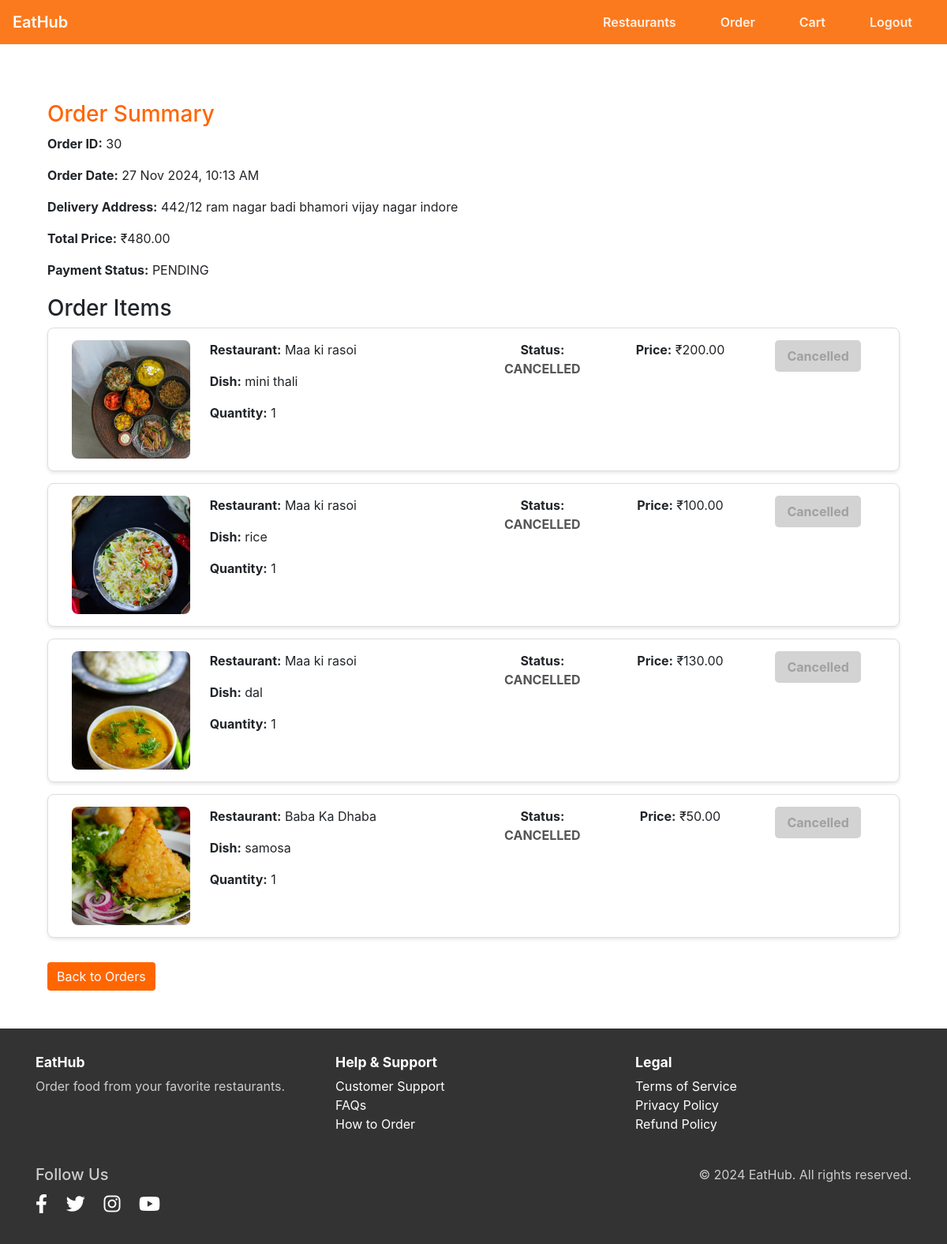
Page /order_detail/30/ (signed in) on the committed database.
### customer/models.py (models this page shows)
class Order(models.Model):
    PAYMENT_STATUS_CHOICES = [
        ('PENDING', 'Pending'),
        ('SUCCESS', 'Success'),
        ('REFUNDED', 'Refunded'),
    ]
    customer = models.ForeignKey(Customer, on_delete=models.CASCADE)
    order_date = models.DateTimeField(auto_now_add=True)
    is_delivered = models.BooleanField(default=False)
    delivery_address = models.TextField()
    total_price = models.DecimalField(max_digits=10, decimal_places=2)
    payment_status = models.CharField(max_length=10, choices=PAYMENT_STATUS_CHOICES, default='PENDING')
    payment_intent_id = models.CharField(max_length=250, blank=True, null=True)
    order_receipt = models.FileField(upload_to='order_recipt_pdf/', blank=True, null=True)

class OrderItem(models.Model):
    ORDER_STATUS_CHOICES = [
        ('PLACED', 'Placed'),
        ('ACCEPT', 'Accept'),
        ('ON_THE_WAY', 'On_the_way'),
        ('DELIVERED', 'Delivered'),
        ('CANCELLED', 'Cancelled'),
    ]
    customer = models.ForeignKey(Customer, on_delete= models.CASCADE)
    restaurant = models.ForeignKey(Restaurant, on_delete=models.SET_NULL, null=True)
    order = models.ForeignKey(Order, on_delete=models.CASCADE)
    item = models.ForeignKey(CartItem, on_delete=models.SET_NULL, null=True)
    item_price = models.DecimalField(max_digits=10, decimal_places=2)
    quantity = models.IntegerField()
    item_image = models.ImageField(upload_to='order_item_images/', blank=True, null=True)
    item_name = models.CharField(max_length=100, default='item')
    order_status = models.CharField(max_length=10, choices=ORDER_STATUS_CHOICES, default='PLACED')

### Restaurants/models.py (models this page shows, shortened)
class Restaurant(models.Model):
    CUISINE_CHOICES = [('Italian', 'Italian'), ('Chinese', 'Chinese'), ('Indian', 'Indian')]
    owner = models.ForeignKey(RestaurantOwner, on_delete=models.CASCADE)
    name = models.CharField(max_length=100)
    email = models.EmailField(max_length=50)
    location = models.TextField(max_length=50)
    cuisine_type = models.CharField(max_length=50, choices=CUISINE_CHOICES)
    open_at = models.TimeField()
    close_at = models.TimeField()
    contact_info = models.CharField(max_length=100)
    restaurant_img = models.ImageField(upload_to='restaurant_images/', blank=True, null=True)
    avg_rating = models.FloatField(default=0.0)

### customer/views.py (the view)
# urls.py: path('order_detail/<int:order_id>/', views.order_detail, name='order_detail'),
@login_required(login_url='login')
def order_detail(request, order_id):
    if hasattr(request.user, 'customer') and request.user.customer.is_customer:
        order = get_object_or_404(Order, id=order_id)
        order_items = OrderItem.objects.filter(order=order)
        return render(request, 'customer/order_detail.html', {'order_items': order_items, 'order': order})
    else:
        return redirect('login')

### templates/customer/order_detail.html (shortened to what this page needs)
{% extends "base_home.html" %}
{% block navbar_item %}
<div class="collapse navbar-collapse" id="navbarNav">
    <ul class="navbar-nav ml-auto">
        <li class="nav-item"><a class="nav-link" href="{% url 'customer_home' %}">Restaurants</a></li>
        <li class="nav-item"><a class="nav-link" href="{% url 'view_order' %}">Order</a></li>
        <li class="nav-item"><a class="nav-link" href="{% url 'view_cart' %}">Cart</a></li>
        <li class="nav-item"><a class="nav-link" href="{% url 'logout' %}">Logout</a></li>
    </ul>
</div>
{% endblock navbar_item %}
{% block content %}
<div class="container mt-4">
    <div class="order-summary">
        <h3>Order Summary</h3>
        <p><strong>Order ID:</strong> {{ order.id }}</p>
        <p><strong>Order Date:</strong> {{ order.order_date|date:"d M Y, h:i A" }}</p>
        <p><strong>Delivery Address:</strong> {{ order.delivery_address }}</p>
        <p><strong>Total Price:</strong> ₹{{ order.total_price }}</p>
        <p><strong>Payment Status:</strong> {{order.payment_status}}
        </p>
    </div>
    <div class="order-items">
        <h3>Order Items</h3>
        {% for item in order_items %}
            <div class="order-item">
                <div class="col-2">
                    <img src="{{ item.item_image.url }}" alt="{{ item.item_name }}">
                </div>
                <div class="col-4">
                    <p><strong>Restaurant:</strong> {{ item.restaurant.name }}</p>
                    <p><strong>Dish:</strong> {{ item.item_name }}</p>
                    <p><strong>Quantity:</strong> {{ item.quantity }}</p>
                </div>
                <div class="col-2">
                    <p><strong>Status:</strong> <span class="order-status">{{ item.order_status }}</span></p>
                </div>
                <div class="col-2">
                    <p><strong>Price:</strong> ₹{{ item.item_price }}</p>
                </div>
                <div class="col-2">
                    {% if item.order_status == 'PLACED' %}
                        <a href="{% url 'cancel_order' item.id %}" class="cancel-button">Cancel Order</a>
                    {% elif item.order_status == 'CANCELLED' %}
                        <button class="cancel-button disabled" disabled>Cancelled</button>
                    {% else %}
                        <button class="cancel-button disabled" disabled>Cannot Cancel</button>
                    {% endif %}
                </div>
            </div>
        {% empty %}
            <p>No items found for this order.</p>
        {% endfor %}
    </div>
    <a href="{% url 'view_order' %}" class="btn btn-secondary mt-3">Back to Orders</a>
</div>
{% endblock content %}

### rows in the picture
Order: id "30", order_date "27 Nov 2024, 10:13 AM", delivery_address "442/12 ram nagar badi bhamori vijay nagar indore", total_price "480.00", payment_status "PENDING"
OrderItem: item_image (picture), restaurant.name "Maa ki rasoi", item_name "mini thali", quantity "1", order_status "CANCELLED", item_price "200.00", shows "Cancelled"
OrderItem: item_image (picture), restaurant.name "Maa ki rasoi", item_name "rice", quantity "1", order_status "CANCELLED", item_price "100.00", shows "Cancelled"
OrderItem: item_image (picture), restaurant.name "Maa ki rasoi", item_name "dal", quantity "1", order_status "CANCELLED", item_price "130.00", shows "Cancelled"
OrderItem: item_image (picture), restaurant.name "Baba Ka Dhaba", item_name "samosa", quantity "1", order_status "CANCELLED", item_price "50.00", shows "Cancelled"
